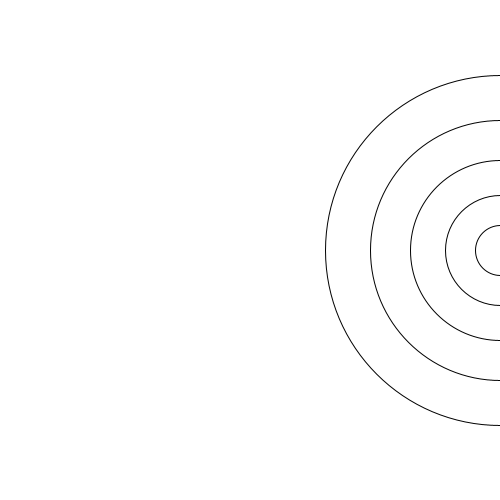
Frame 1 (no input)
Frame 2 (the mouse pressed at the canvas centre, redrawn once): identical to frame 1, image omitted

The Processing sketch that drew this single still picture (run headless with seeded random() and noise(); the mouse was pressed at the canvas centre and the sketch redrawn once):

// Processing sketch: Opdracht_9_6
// ── Opdracht_9_6.pde
void setup() {
  size(500, 500);
  noLoop();
}

void draw() {
  background(255);
  noFill();
  cirkels(50);
}

void cirkels(int sizeC) {
  for (int i = 1; i <= 5; i++) {
    ellipse(500, 500/2, sizeC * i, sizeC * i);
    println(sizeC * i);
    sizeC += 5;
  }
}
